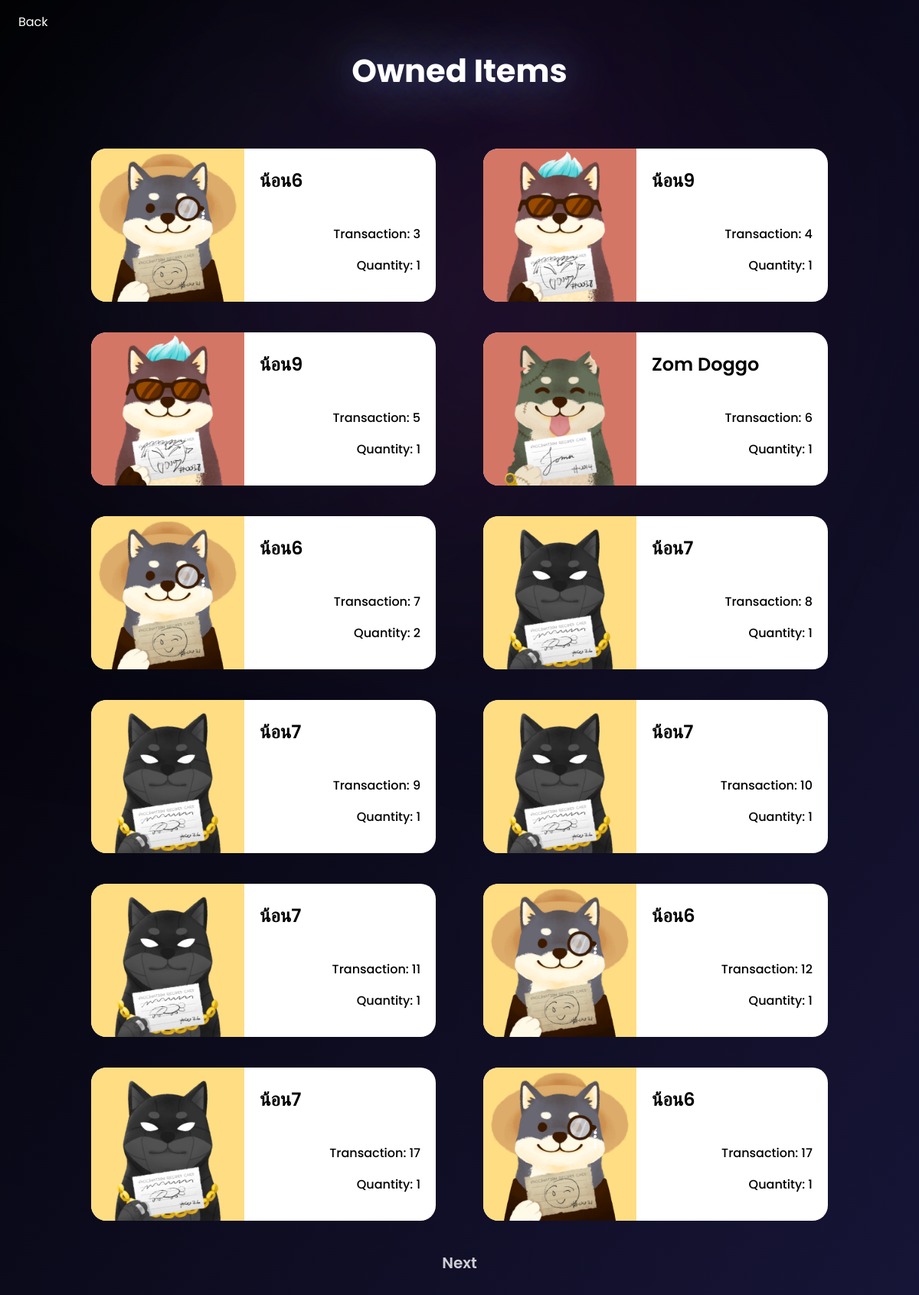
Page /owned/ (signed in) on the committed database.
### app_amonze/models.py (models this page shows, shortened)
class TransactionItem(models.Model):
    item = models.ForeignKey(Item, on_delete=models.SET_NULL, null=True, blank=True)
    transaction = models.ForeignKey(Transaction, on_delete=models.SET_NULL, null=True, blank=True)
    quantity = models.IntegerField(default=0, null=True, blank=True)

class Item (models.Model):
    item_id = models.BigAutoField(primary_key=True)
    item_name = models.CharField(max_length=50)
    item_image = models.ImageField(null=True)
    description = models.TextField(default="No description")
    price = models.DecimalField(max_digits=5, decimal_places=2, default=0.00)

class Transaction (models.Model):
    transaction_id = models.BigAutoField(primary_key=True)
    customer = models.ForeignKey(Customer, on_delete=models.CASCADE, null=True, blank=True)
    date_ordered = models.DateTimeField(auto_now_add=True)
    complete = models.BooleanField(default=False, null=True, blank=True)
    def __str__(self):
        return "%s"%(self.pk)

### app_amonze/views.py (the view)
# urls.py: path('owned/', views.owned, name = 'owned'),
@login_required(login_url='login')
def owned(request):
    if request.user.is_authenticated:
        customer = request.user.customer
        transactions = Transaction.objects.filter(
            customer=customer, complete=True)
        items = TransactionItem.objects.filter(transaction__in=transactions)
        p = Paginator(items, 12)
        page_num = request.GET.get('page', 1)
        try:
            page = p.page(page_num)
        except:
            page = p.page(1)
    else:
        items = []
        transactions = {'get_cart_total': 0}
    context = {'items': page, 'transaction': transactions}
    return render(request, 'owned.html', context)

### app_amonze/templates/owned.html (shortened to what this page needs)
<!DOCTYPE html>
<html>
<head>
</head>
<body>
    <div class="header">
        <div class="header_wrapper">
            <a class="back_button" href="{% url 'marketplace' %}">Back</a>
        </div>
    </div>
    <div>
        <h2>Owned Items</h2>
    </div>
    <div class="container">
        <div class="items">
            {% for item in items %}
            <div class="item">
                <img src="/media/{{ item.item.item_image }}">
                <div class="item_detail">
                    <p class="item_name">{{ item.item.item_name }}</p>
                    <p class="item_transaction">Transaction: {{ item.transaction }}</p>
                    <p class="item_quantity">Quantity: {{ item.quantity }}</p>
                </div>
            </div>
            {% endfor %}
        </div>
        <div class="paginator">
            {% if items.has_next %}
            <a href="{% url 'owned' %}?page={{items.next_page_number}}" class="next_page">Next</a>
            {% endif %}
        </div>
    </div>
</body>
</html>

### app_amonze/templates/owned.html (style rules this page uses)
body { font-family: 'Poppins', sans-serif; font-weight: 400; background-image: linear-gradient(to top left, rgba(23, 21, 55, 1), rgba(0, 0, 0, 1)); background-repeat: no-repeat; background-attachment: fixed; height: 100%; }
.header { margin-top: 2vh; }
h2 { color: rgba(255, 255, 255, 1); text-align: center; font-size: 2.6em; margin: 20px 0px; text-shadow: 0 0 80px rgb(192 219 255 / 75%), 0 0 32px rgb(65 120 255 / 24%); }
.back_button { font-size: 2vh; text-decoration: none; color: white; margin-left: 2vh; }
.container { margin-top: 50px; }
.items { height: 100%; display: flex; flex-wrap: wrap; justify-content: space-evenly; column-count: 2; width: 90%; margin-left: auto; margin-right: auto; }
.item { display: flex; background-color: rgba(255, 255, 255, 1); margin: 20px 10px; border-radius: 20px; overflow: hidden; width: 450px; }
.item_name { font-size: 24px; margin-left: 20px; font-weight: 600; margin-bottom: 40px; }
.item_detail { width: 100%; height: 100%; }
.item_transaction { text-align: end; font-size: 16px; font-weight: 500; margin-right: 20px; }
.item_quantity { text-align: end; font-size: 16px; font-weight: 500; margin-right: 20px; }
img { height: 200px; }
.item_detail { color: rgba(0, 0, 0, 1); }
.paginator { display: flex; flex-wrap: wrap; justify-content: center; margin-top: 20px; margin-bottom: 50px; }
.paginator a { font-size: 20px; font-weight: 600; color: rgba(255, 255, 255, 0.8); text-decoration: none; }

### rows in the picture
TransactionItem: item.item_image (picture), item.item_name "น้อน6", transaction "3", quantity "1"
TransactionItem: item.item_image (picture), item.item_name "น้อน9", transaction "4", quantity "1"
TransactionItem: item.item_image (picture), item.item_name "น้อน9", transaction "5", quantity "1"
TransactionItem: item.item_image (picture), item.item_name "Zom Doggo", transaction "6", quantity "1"
TransactionItem: item.item_image (picture), item.item_name "น้อน6", transaction "7", quantity "2"
TransactionItem: item.item_image (picture), item.item_name "น้อน7", transaction "8", quantity "1"
TransactionItem: item.item_image (picture), item.item_name "น้อน7", transaction "9", quantity "1"
TransactionItem: item.item_image (picture), item.item_name "น้อน7", transaction "10", quantity "1"
TransactionItem: item.item_image (picture), item.item_name "น้อน7", transaction "11", quantity "1"
TransactionItem: item.item_image (picture), item.item_name "น้อน6", transaction "12", quantity "1"
TransactionItem: item.item_image (picture), item.item_name "น้อน7", transaction "17", quantity "1"
TransactionItem: item.item_image (picture), item.item_name "น้อน6", transaction "17", quantity "1"
